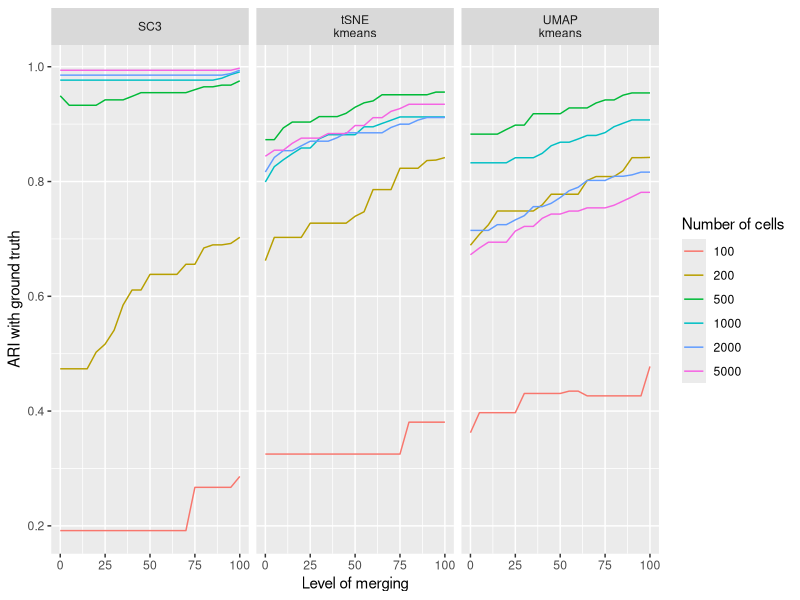
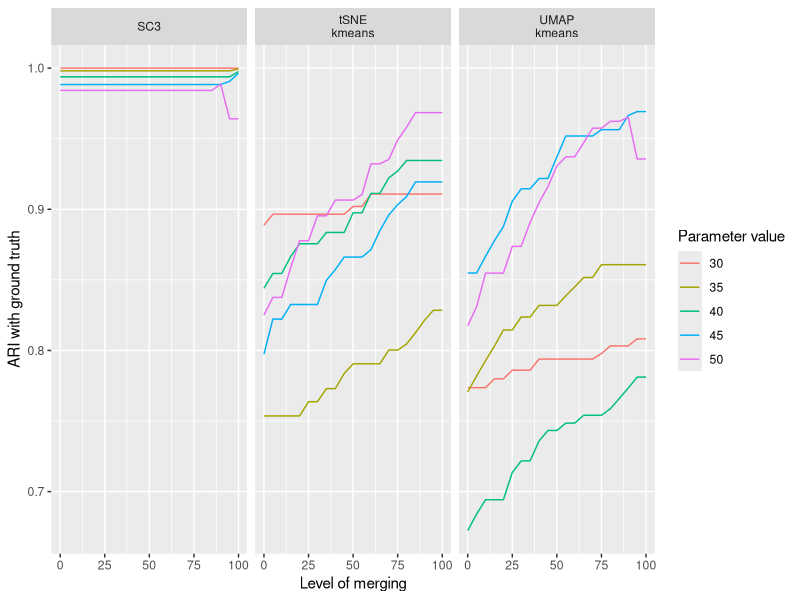
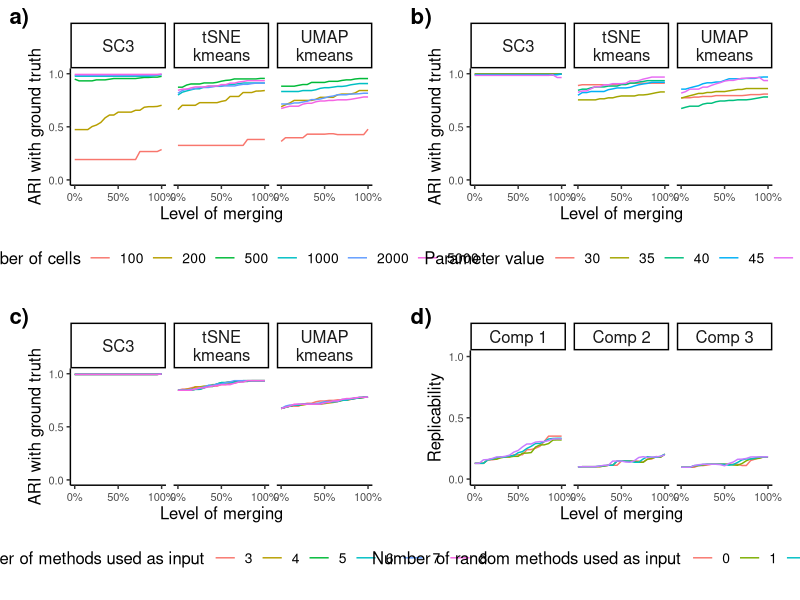
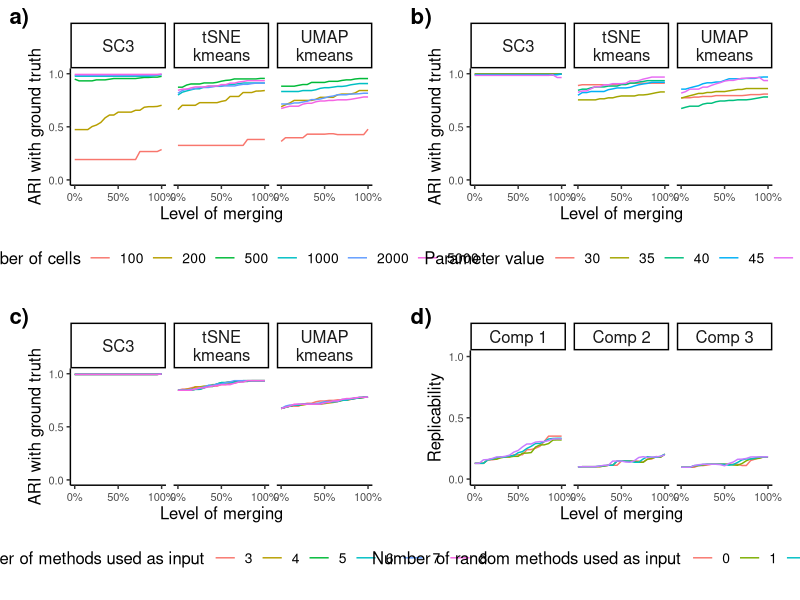

Reproduce these figures in R, in order.
## ---- chunk 1
library(knitr)
opts_chunk$set(
  fig.pos = "!h", out.extra = "", warning = F, message = F,
  fig.align = "center", echo = F
)
libs <- c("here", "dplyr", "ggplot2", "tidyr", "stringr", "readr", "cowplot",
          "mclust", "RColorBrewer", "purrr", "Dune", "pracma", "purrr",
          "DailyHRB", "patchwork")
suppressMessages(
  suppressWarnings(sapply(libs, require, character.only = TRUE))
)
rm(libs)
## ---- chunk 2
df <- read.csv(here("Simulations", "Data", "Sizes.csv")) %>%
  select(-X, -Name) %>% 
  mutate(nCells = factor(nCells, levels = c(100, 200, 500, 1000, 2000, 5000))) %>%
  mutate(clustering = case_when(clustering == "sc3" ~ "SC3",
                                clustering == "tSNE_KMEANS" ~ "tSNE\nkmeans",
                                clustering == "UMAP_KMEANS" ~ "UMAP\nkmeans"))
p1 <- ggplot(df, aes(y = Value, x = level, col = nCells)) +
    geom_line() +
  facet_wrap(~clustering) +
  labs(col = "Number of cells", y ="ARI with ground truth", x = "Level of merging")
p1
df %>%
  filter(level == 100) %>%
  group_by(clustering) %>%
  arrange(nCells) %>%
  mutate(ratio = Value / dplyr::last(Value, order_by = nCells)) %>%
  select(nCells, ratio) %>%
  group_by(nCells) %>%
  summarise(mean_ratio = mean(ratio),
            min_ratio = min(ratio))
## ---- chunk 3
df <- read.csv(here("Simulations", "Data", "Param.csv")) %>%
  select(-X, -Name) %>% 
  mutate(param = factor(param, levels = as.character(seq(30, 50, 5)))) %>%
  mutate(clustering = case_when(clustering == "sc3" ~ "SC3",
                                clustering == "tSNE_KMEANS" ~ "tSNE\nkmeans",
                                clustering == "UMAP_KMEANS" ~ "UMAP\nkmeans"))
p2 <- ggplot(df, aes(y = Value, x = level, col = param)) +
    geom_line() +
  facet_wrap(~clustering) +
  labs(col = "Parameter value", y ="ARI with ground truth", x = "Level of merging")
p2
## ---- chunk 4
df <- read.csv(here("Simulations", "Data", "Ns.csv")) %>%
  select(-X, -Name) %>% 
  filter(clustering %in% c("sc3_40", "X40", "X40.1")) %>%
  mutate(clustering = case_when(clustering == "X40" ~ "UMAP_KMEANS_40",
                                clustering == "X40.1" ~ "tSNE_KMEANS_40",
                                TRUE ~ clustering),
         clustering = str_remove(clustering, "_40")) %>%
  mutate(ns = factor(ns)) %>%
  mutate(clustering = case_when(clustering == "sc3" ~ "SC3",
                                clustering == "tSNE_KMEANS" ~ "tSNE\nkmeans",
                                clustering == "UMAP_KMEANS" ~ "UMAP\nkmeans"))
p3 <- ggplot(df, aes(y = Value, x = level, col = ns)) +
    geom_line() +
  facet_wrap(~clustering) +
  labs(col = "Number of methods used as input", y ="ARI with ground truth",
       x = "Level of merging")
## ---- chunk 5
df <- read.table(here("Figure-Stability", "data", "garbage.txt")) %>%
  arrange(level) %>%
  mutate(nb_garb = factor(nb_garb)) %>%
  group_by(nb_garb, level, Comp) %>%
  summarise(fraction_replicable_cells = mean(fraction_replicable_cells)) %>%
  mutate(Comp = paste0("Comp ", Comp))
p4 <- ggplot(df, aes(x = level, y = fraction_replicable_cells, col = nb_garb)) +
  facet_wrap( ~ Comp) +
  geom_path() +
  labs(col = "Number of random methods used as input",
       y = "Replicability",
       x = "Level of merging")
## ---- chunk 6
plots <- list(p1, p2, p3, p4)
plots <- lapply(plots, function(p) {
  p <- p + 
      theme_classic() +
  theme(plot.background = element_rect(fill = "transparent",
                                       colour = "transparent"),
        legend.background = element_rect(fill = "transparent"),
        strip.background = element_rect(fill = "transparent"),
        panel.background = element_rect(fill = "transparent"),
        legend.position = "bottom",
        strip.text = element_text(size = 12),
        axis.title = element_text(size = 12),
        axis.text = element_text(size = 8),
        legend.text = element_text(size = 10),
        legend.title = element_text(size = 12)) +
  scale_y_continuous(limits = c(0, 1), breaks = c(0, .5, 1)) +
  scale_x_continuous(breaks = c(0, 50, 100), labels = c("0%", "50%", "100%")) +
  guides(col = guide_legend(nrow = 1))
  return(p)
})
p <- plot_grid(plotlist = plots, nrow = 2, scale = .9,
               labels = c("a)", "b)", "c)", "d)"), label_size = 16)
p
ggsave(filename = here("Simulations", "Figures", "Robustness.png"),
       bg = "transparent", plot = p, width = 11, height = 8)
